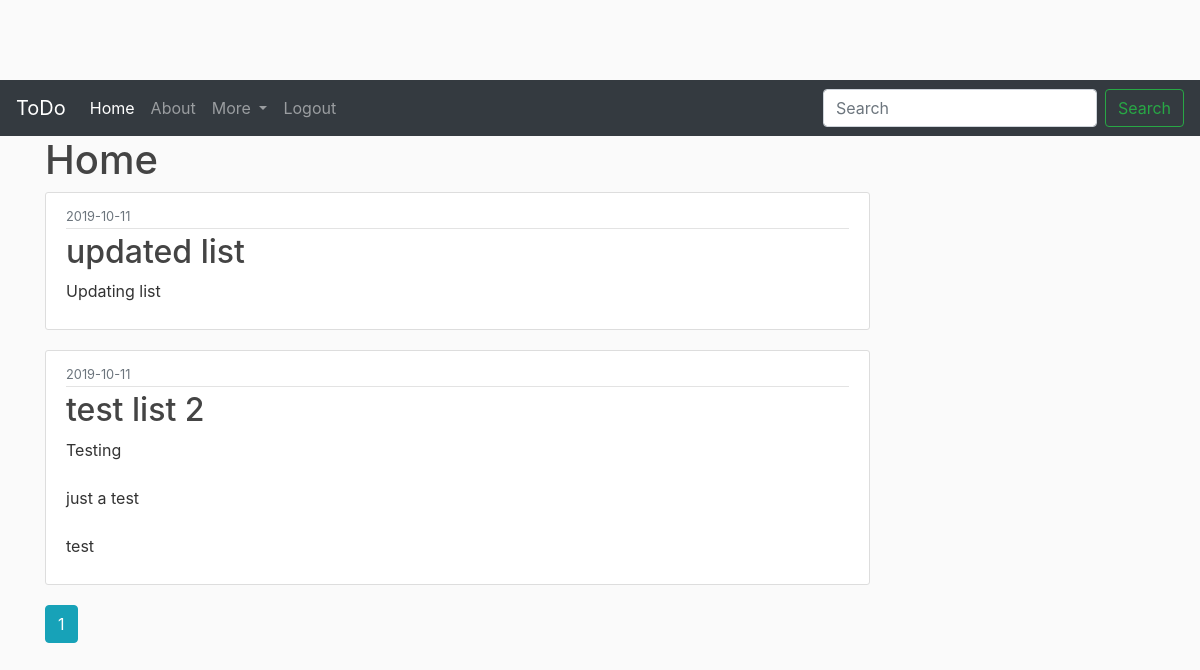
The page /home (signed in) on the database as committed earlier.
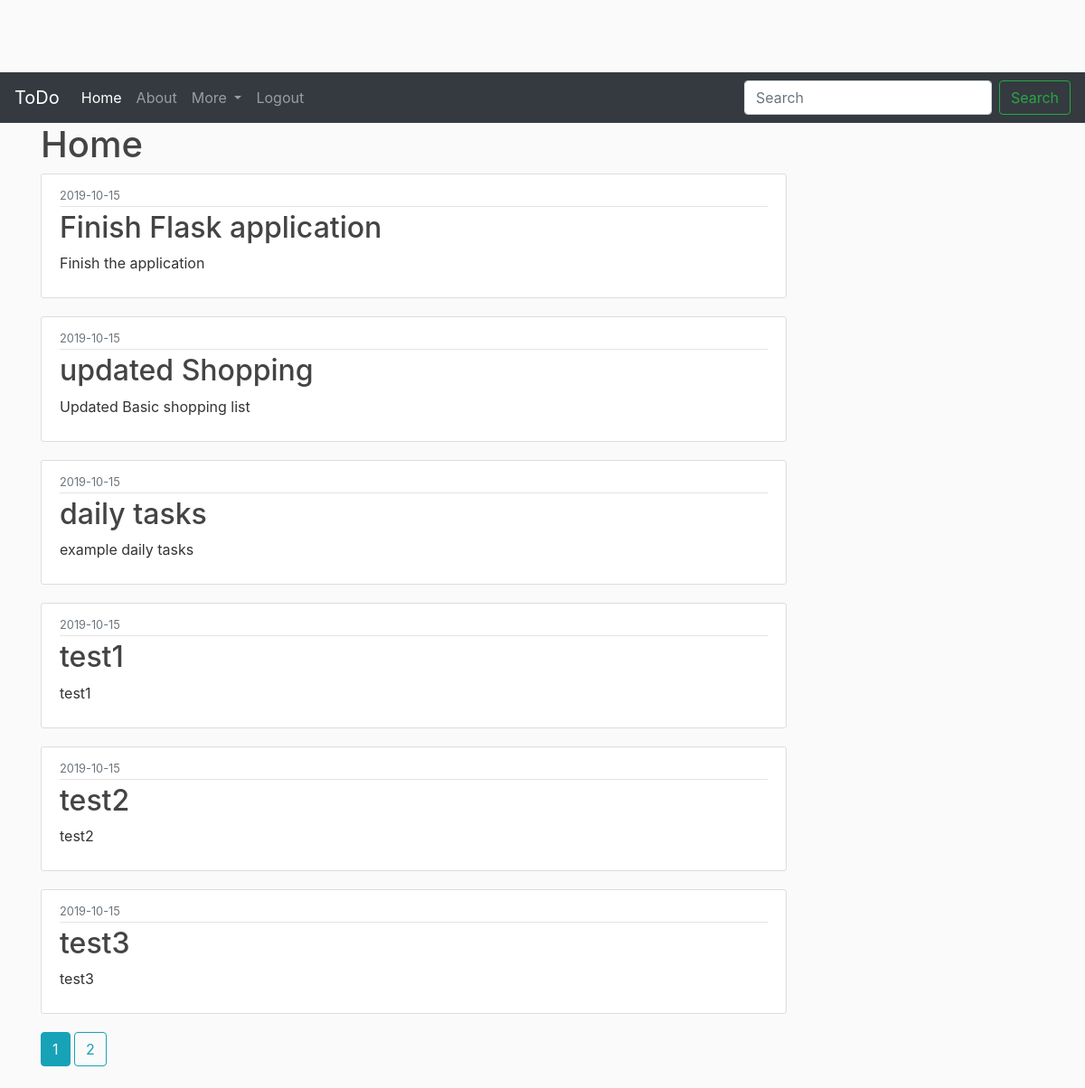
The same page on the database as committed later.
### flasktodo/models.py (models this page shows, shortened)
class Lists(db.Model):
    listid = db.Column(db.Integer, primary_key=True)
    title = db.Column(db.String(20), unique=True, nullable= False)
    date_created  = db.Column(db.DateTime, nullable=False, default = datetime.utcnow)
    content = db.Column(db.Text , nullable= False)
    user_id = db.Column(db.Integer, db.ForeignKey('user.user_id'), nullable =False)

### flasktodo/main/routes.py (the view)
@main.route('/home')
@login_required
def home():
    user_id = current_user.get_id()
    page = request.args.get('page', 1, type =int)
    lists= Lists.query.filter_by(user_id = user_id).paginate(page=page, per_page=6  )
    return render_template('home.html', lists = lists)

### flasktodo/models.py (called while the page is built)
@login_manager.user_loader
def load_user(user_id):
    return User.query.get(int(user_id))

    def get_id(self):
           return (self.user_id)

### flasktodo/templates/home.html
{% extends 'base.html' %}
{% block content %}
<h1>Home</h1>
{% for lists in lists.items%}
<article class="media content-section">
        <div class="media-body">
          <div class="article-metadata">
            <small class="text-muted">{{ lists.date_created.strftime('%Y-%m-%d') }}</small>
          </div>
          <h2><a class="article-title" href="{{ url_for('lists.list', list_id= lists.listid) }}">{{ lists.title }}</a></h2>
          <p class="article-content">{{ lists.content }}</p>
        </div>
      </article>
{%endfor%}
{% for page_num in lists.iter_pages(left_edge=1, right_edge=1, left_current=1, right_current=2) %}
{% if page_num %}
  {% if lists.page == page_num %}
    <a class="btn btn-info mb-4" href="{{ url_for('main.home', page=page_num) }}">{{ page_num }}</a>
  {% else %}
    <a class="btn btn-outline-info mb-4" href="{{ url_for('main.home', page=page_num) }}">{{ page_num }}</a>
  {% endif %}
{% else %}
  ...
{% endif %}
{% endfor %}
{% endblock %}

### flasktodo/templates/base.html (shortened to what this page needs)
<!doctype html>
<html lang="en">
<head>
    <link rel="stylesheet" href="https://stackpath.bootstrapcdn.com/bootstrap/4.3.1/css/bootstrap.min.css"
>
    {% block head %}
    <nav class="navbar navbar-expand-lg navbar-dark bg-dark">
        <a class="navbar-brand" href="#">ToDo</a>
        <div class="collapse navbar-collapse" id="navbarSupportedContent">
            <ul class="navbar-nav mr-auto">
                <li class="nav-item active">
                    {% if current_user.is_authenticated %}
                    <a class="nav-item nav-link" href="{{ url_for('main.home') }}">Home</a>
                    {% else %}
                    <a class="nav-item nav-link" href="{{ url_for('main.about') }}">About</a>
                </li>
                {% endif %}
                {% if current_user.is_authenticated %}
                <li class="nav-item">
                    <a class="nav-link" href="{{ url_for('main.about') }}">About</a>
                </li>
                {% endif %}
                <li class="nav-item dropdown">
                    <a class="nav-link dropdown-toggle" href="#" id="navbarDropdown" role="button"
                        data-toggle="dropdown" aria-haspopup="true" aria-expanded="false">
                        {% if current_user.is_authenticated %}
                        More
                        {% else %}
                        Login
                        {% endif %}
                    </a>
                </li>
                {% if current_user.is_authenticated %}
                <li class="nav-item">
                    <a class="nav-link " href="{{ url_for('users.logout') }}" tabindex="-1"
                        aria-disabled="true">Logout</a>
                </li>
                {% endif %}
            </ul>
            <form class="form-inline my-2 my-lg-0">
                <input class="form-control mr-sm-2" type="search" placeholder="Search" aria-label="Search">
                <button class="btn btn-outline-success my-2 my-sm-0" type="submit">Search</button>
            </form>
        </div>
    </nav>
    {% endblock %}
    <main role="main" class="container">
        <div class="row">
            <div class="col-md-9">
                {% block content %}
                {% endblock %}
            </div>
        </div>
    </main>
        <link rel="stylesheet" href="{{ url_for('static', filename='css/main.css') }}">
    </body>
</html>

### flasktodo/static/css/main.css (style rules this page uses)
h1, h2, h3, h4, h5, h6 { color: #444444; }
.content-section { background: #ffffff; padding: 10px 20px; border: 1px solid #dddddd; border-radius: 3px; margin-bottom: 20px; }
.article-title { color: #444444; }
.article-content { white-space: pre-line; }
.article-metadata { padding-bottom: 1px; margin-bottom: 4px; border-bottom: 1px solid #e3e3e3 }

Rows that differ between the two databases and show on the page:
removed Lists: date_created "2019-10-11", title "updated list", content "Updating list"
removed Lists: date_created "2019-10-11", title "test list 2", content "Testing just a test test"
added Lists: date_created "2019-10-15", title "Finish Flask application", content "Finish the application"
added Lists: date_created "2019-10-15", title "updated Shopping", content "Updated Basic shopping list"
added Lists: date_created "2019-10-15", title "daily tasks", content "example daily tasks"
added Lists: date_created "2019-10-15", title "test1", content "test1"
added Lists: date_created "2019-10-15", title "test2", content "test2"
added Lists: date_created "2019-10-15", title "test3", content "test3"
Other text that changed with them:
new list line: "2"
